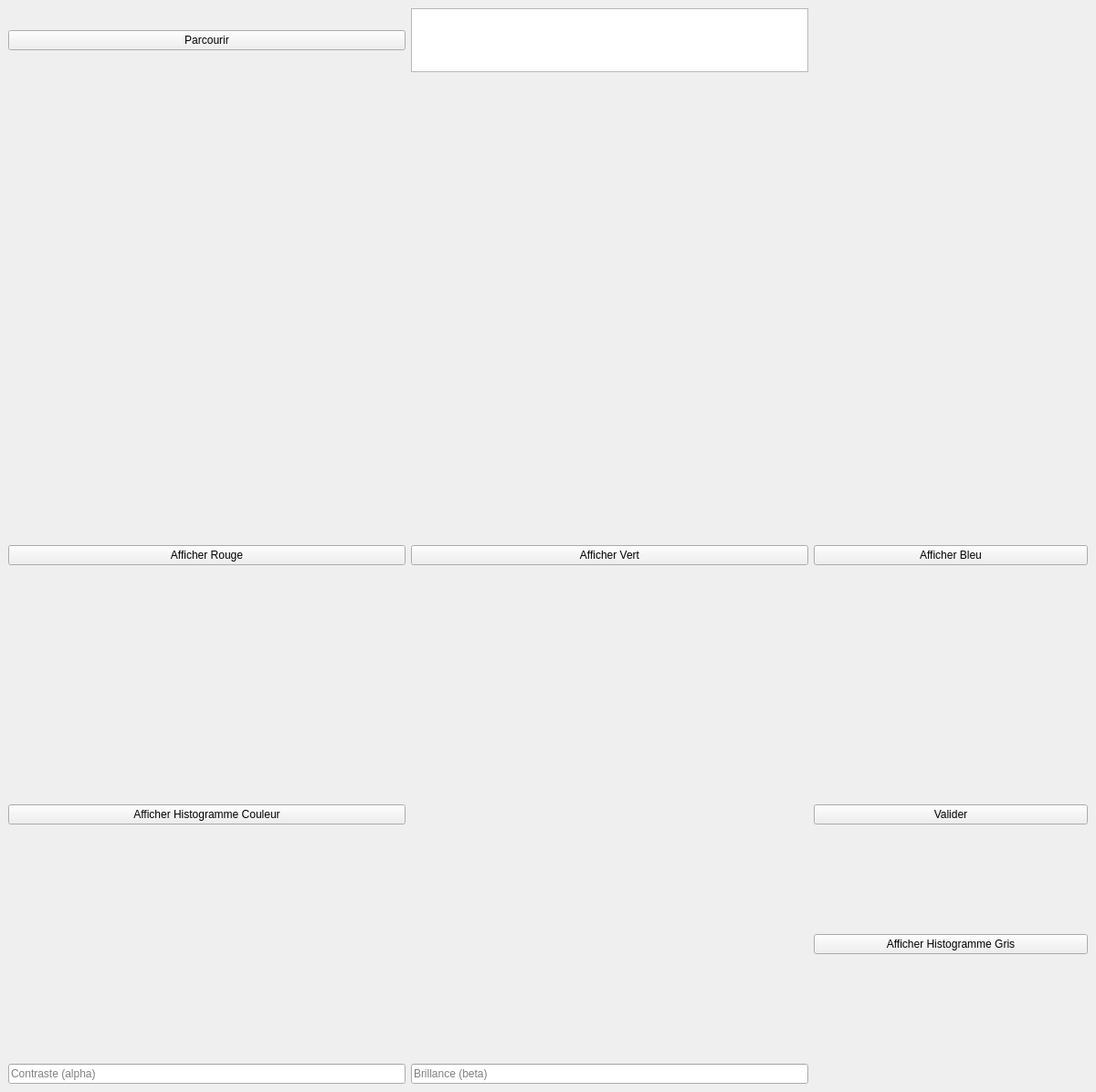
<?xml version="1.0" encoding="UTF-8"?>
<ui version="4.0">
 <class>MainWindow</class>
 <widget class="QMainWindow" name="MainWindow">
  <property name="geometry">
   <rect>
    <x>0</x>
    <y>0</y>
    <width>1200</width>
    <height>850</height>
   </rect>
  </property>
  <property name="windowTitle">
   <string>Computer Vision TP</string>
  </property>

  <widget class="QWidget" name="centralwidget">
   <layout class="QGridLayout" name="gridLayout">

    <!-- Bouton Charger -->
    <item row="0" column="0">
     <widget class="QPushButton" name="browseBtn">
      <property name="text">
       <string>Parcourir</string>
      </property>
     </widget>
    </item>

    <!-- Dimensions -->
    <item row="0" column="1">
     <widget class="QTextBrowser" name="textBrowser"/>
    </item>

    <!-- Image originale -->
    <item row="1" column="0" colspan="2">
     <widget class="QLabel" name="originalImg">
      <property name="minimumSize">
       <size>
        <width>400</width>
        <height>300</height>
       </size>
      </property>
      <property name="alignment">
       <set>Qt::AlignCenter</set>
      </property>
     </widget>
    </item>

    <!-- Canaux -->
    <item row="2" column="0">
     <widget class="QLabel" name="rchan">
      <property name="minimumSize">
       <size><width>250</width><height>200</height></size>
      </property>
      <property name="alignment">
       <set>Qt::AlignCenter</set>
      </property>
     </widget>
    </item>

    <item row="2" column="1">
     <widget class="QLabel" name="gchan">
      <property name="minimumSize">
       <size><width>250</width><height>200</height></size>
      </property>
      <property name="alignment">
       <set>Qt::AlignCenter</set>
      </property>
     </widget>
    </item>

    <item row="2" column="2">
     <widget class="QLabel" name="bchan">
      <property name="minimumSize">
       <size><width>250</width><height>200</height></size>
      </property>
      <property name="alignment">
       <set>Qt::AlignCenter</set>
      </property>
     </widget>
    </item>

    <!-- Boutons Canaux -->
    <item row="3" column="0">
     <widget class="QPushButton" name="displayRChan">
      <property name="text">
       <string>Afficher Rouge</string>
      </property>
     </widget>
    </item>

    <item row="3" column="1">
     <widget class="QPushButton" name="displayGChan">
      <property name="text">
       <string>Afficher Vert</string>
      </property>
     </widget>
    </item>

    <item row="3" column="2">
     <widget class="QPushButton" name="displayBChan">
      <property name="text">
       <string>Afficher Bleu</string>
      </property>
     </widget>
    </item>

    <!-- Histogramme couleur -->
    <item row="4" column="0" colspan="2">
     <widget class="QLabel" name="Hist">
      <property name="minimumSize">
       <size><width>400</width><height>250</height></size>
      </property>
      <property name="alignment">
       <set>Qt::AlignCenter</set>
      </property>
     </widget>
    </item>

    <item row="5" column="0">
     <widget class="QPushButton" name="showHist">
      <property name="text">
       <string>Afficher Histogramme Couleur</string>
      </property>
     </widget>
    </item>

    <!-- Image Grise -->
    <item row="4" column="2">
     <widget class="QLabel" name="grayImg">
      <property name="minimumSize">
       <size><width>300</width><height>250</height></size>
      </property>
      <property name="alignment">
       <set>Qt::AlignCenter</set>
      </property>
     </widget>
    </item>

    <item row="5" column="2">
     <widget class="QPushButton" name="DisplayGrayImg">
      <property name="text">
       <string>Valider</string>
      </property>
     </widget>
    </item>

    <!-- Histogramme Gris -->
    <item row="6" column="0" colspan="2">
     <widget class="QLabel" name="grayHist">
      <property name="minimumSize">
       <size><width>400</width><height>250</height></size>
      </property>
      <property name="alignment">
       <set>Qt::AlignCenter</set>
      </property>
     </widget>
    </item>

    <item row="6" column="2">
     <widget class="QPushButton" name="DisplayGrayHist">
      <property name="text">
       <string>Afficher Histogramme Gris</string>
      </property>
     </widget>
    </item>

    <!-- Contraste -->
    <item row="7" column="0">
     <widget class="QLineEdit" name="contrast">
      <property name="placeholderText">
       <string>Contraste (alpha)</string>
      </property>
     </widget>
    </item>

    <!-- Luminosité -->
    <item row="7" column="1">
     <widget class="QLineEdit" name="brightness">
      <property name="placeholderText">
       <string>Brillance (beta)</string>
      </property>
     </widget>
    </item>

   </layout>
  </widget>

  <resources/>
  <connections/>
 </widget>
</ui>
